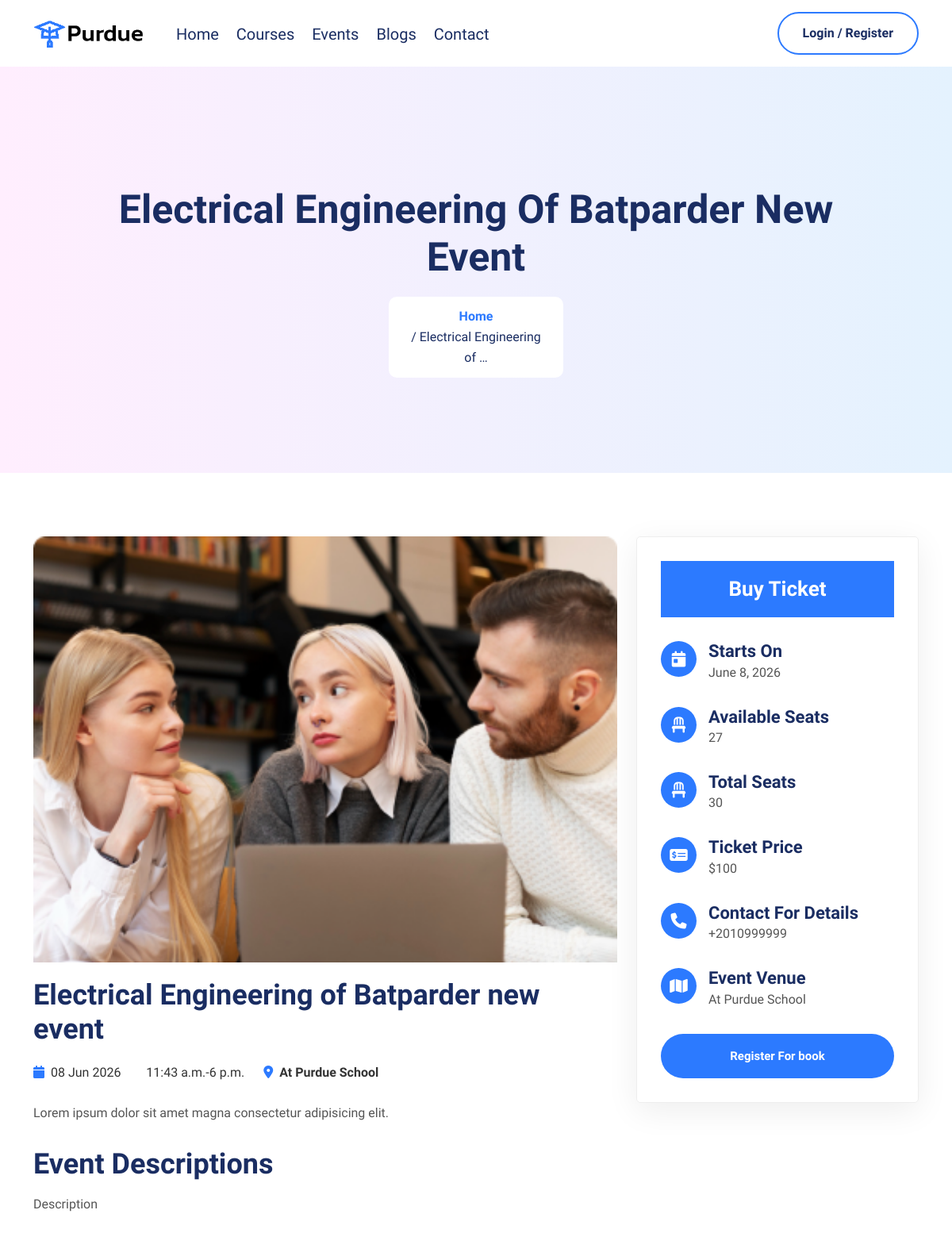
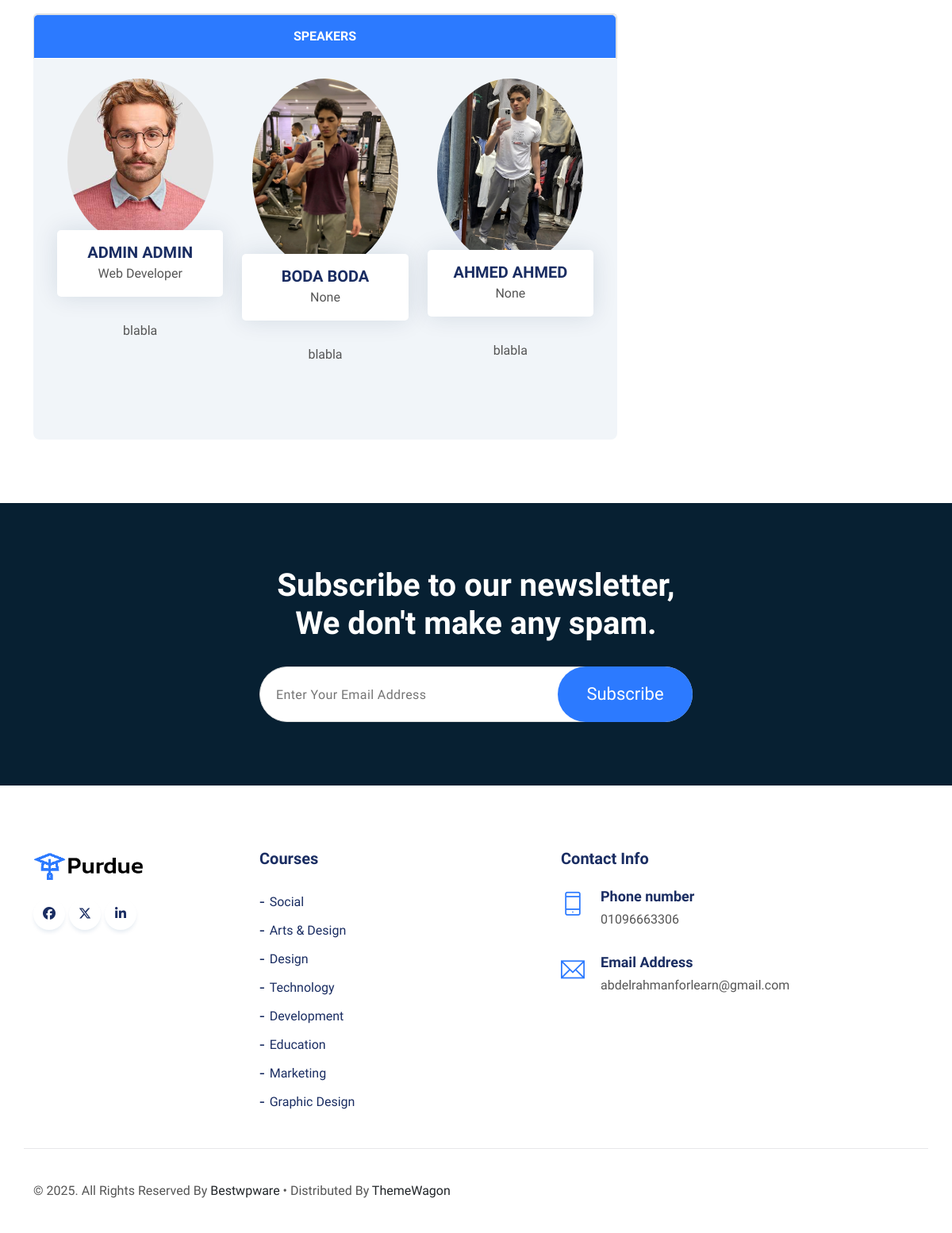
Screenshot of /event/electrical-engineering-of-batparder-new-event/ with the database file from the repository (2 pictures, top to bottom).
### core/models.py (models this page shows, shortened)
class Event(models.Model):
    speakers = models.ManyToManyField(
        settings.AUTH_USER_MODEL, related_name="speakers_event"
    )
    name = models.CharField(max_length=100, db_index=True)
    img = models.ImageField(upload_to="Course_Image/")
    price = models.PositiveIntegerField(default=1)
    audience = models.ManyToManyField(
        settings.AUTH_USER_MODEL, related_name="audience", blank=True
    )
    starts_on = models.DateField(auto_now_add=False)
    starts_at = models.TimeField(auto_now_add=False)
    ends_at = models.TimeField(auto_now_add=False)
    max_seats = models.PositiveIntegerField(default=1)
    location = models.CharField(max_length=150)
    phone = models.CharField(max_length=11)
    overview = models.TextField()
    description = models.TextField()
    slug = models.SlugField(max_length=100, null=True, blank=True, db_index=True)

class Category(models.Model):
    name = models.CharField(max_length=150)
    img = models.ImageField(upload_to="Category_Image/", null=True, blank=True)
    slug = models.CharField(max_length=150, null=True, blank=True)

### accounts/models.py (models this page shows, shortened)
class User(AbstractBaseUser, PermissionsMixin):
    first_name = models.CharField(max_length=150, unique=True)
    last_name = models.CharField(max_length=150, unique=True)
    username = models.CharField(max_length=150, null=True, blank=True)
    email = models.EmailField(max_length=254, unique=True)
    img = models.ImageField(default="Instructor_Image", null=True, blank=True)
    job_title = models.CharField(max_length=150, null=True, blank=True)
    description = models.TextField()
    website = models.URLField(max_length=200, null=True, blank=True)
    facebook = models.URLField(max_length=200, null=True, blank=True)
    twitter = models.URLField(max_length=200, null=True, blank=True)
    linkedin = models.URLField(max_length=200, null=True, blank=True)
    youtube = models.URLField(max_length=200, null=True, blank=True)
    is_mentor = models.CharField(default="No", null=True, blank=True, choices=IS_MENTOR)
    slug = models.CharField(max_length=300, null=True, blank=True)
    is_active = models.BooleanField(default=True)
    is_staff = models.BooleanField(default=False)
    is_admin = models.BooleanField(default=False)
    is_superuser = models.BooleanField(default=False)
    date_joined = models.DateTimeField(auto_now_add=True)
    last_login = models.DateTimeField(auto_now=True)
    USERNAME_FIELD = "email"
    REQUIRED_FIELDS = ["first_name", "last_name", "username"]
    objects = UserManager()
    def get_fullname(self):
        return f"{self.first_name} {self.last_name}"

### core/views.py (the view)
# urls.py: path("event/<str:slug>/", views.event, name="event"),
def event(request, slug):
    event = get_object_or_404(
        Event.objects.prefetch_related("audience", "speakers"), slug=slug
    )
    return render(request, "core/event.html", {"event": event})

### core/context_processors.py (called while the page is built)
def share_func(request):
    if "superuser" in request.path:
        return {}
    else:
        if request.user.is_authenticated:
            check_newsletter = NewsLetter.objects.filter(useremail=request.user.email)
            if not check_newsletter.exists():
                show_newsletter = True
            else:
                show_newsletter = False
        else:
            show_newsletter = True
        categories = Category.objects.filter(Q(img__icontains=".")).prefetch_related(
            "categories", "tags"
        )[:8]
        return {"categories": categories, "show_newsletter": show_newsletter}

### core/templatetags/math_filter.py (called while the page is built)
@register.filter
def minus(value, arg):
    return value - arg

### templates/core/event.html (shortened to what this page needs)
{% extends 'base.html' %}
{% load math_filter %}
{% block body %}
	<div class="top_header_banner">
		<section class="section-top">
			<div class="container">
				<div class="col-lg-10 offset-lg-1 text-center">
					<div class="section-top-title wow fadeInRight" data-wow-duration="1s" data-wow-delay="0.3s" data-wow-offset="0">
						<h1>{{event.name}}</h1>
						<ul>
							<li><a href="{% url 'index' %}">Home</a></li>
							<li> / {{event.name|truncatewords:3}}</li>
						</ul>
					</div>
				</div>
			</div>
		</section>
		</div>
		<section class="our_event section-padding">
			<div class="container">
				<div class="row">
					<div class="col-md-8 col-sm-8 col-xs-12">
						<div class="single_event_single">
							<img alt="" class="img-responsive" src="{{event.img.url}}"/>
							<div class="single_event_text_single">
								 <h4>{{event.name}}</h4>
								 <span><i class="fa fa-calendar"></i>{{event.starts_on|date:'d M o'}}</span>
								 <span>{{event.starts_at}}-{{event.ends_at}}</span>
								 <span><i class="fa fa-location-dot"></i><strong>{{event.location}}</strong></span>
								<p>{{event.overview}}</p>
							</div>
							<div class="single_event_text_single_description">
								<h3>Event Descriptions</h3>
								<p>{{event.description}} </p>
							 </div>
						</div>
                        <div class="course-details-content section-bg">
                            <ul class="nav nav-tabs" role="tablist">
                                <li class="nav-item">
                                    <a href="#speakers" class="nav-link active" data-bs-toggle="tab">speakers</a>
                                </li>
                            </ul>
                            <div class="tab-content" id="myTabContent">
                                <div class="tab-pane show fade active" id="speakers">
                                    <div class="overview text-center">
										<div class="row">
											{% for speaker in event.speakers.all %}
											<div class="col-4 mb-5">
												<div class="instructor-item">
													<div class="instructor-thumb">
														<a href="{% url 'profile' speaker.slug %}"><img src="{{speaker.img.url}}" alt="instructor"></a>
													</div>
													<div class="instructor-content">
														<h6 class="title"><a href="{% url 'profile' speaker.slug %}">{{speaker.get_fullname}}</a></h6>
														<span class="details">{{speaker.job_title}}</span>
													</div>
												</div>
												<p>{{speaker.description}}</p>
											</div>
											{% endfor %}
										</div>
                                    </div>
                                </div>
                            </div>
                        </div>
					</div>
					<div class="col-md-4 col-sm-4 col-xs-12">
						<div class="event_info">
							<h3>Buy Ticket</h3>
							<ul>
								<li>
									<i class="fa fa-calendar-day"></i>
									<h4>Starts On</h4>
									<p>{{event.starts_on}}</p>
								</li>
								<li>
									<i class="fa fa-chair"></i>
									<h4>Available Seats</h4>
									<p>{{event.max_seats|minus:event.audience.all.count}}</p>
								</li>
								<li>
									<i class="fa fa-chair"></i>
									<h4>Total Seats</h4>
									<p>{{event.max_seats}}</p>
								</li>
								<li>
									<i class="fa fa-money-check-dollar"></i>
									<h4>Ticket price</h4>
									<p>${{event.price}}</p>
								</li>
								<li>
									<i class="fa fa-phone"></i>
									<h4>Contact for details</h4>
									<p>{{event.phone}}</p>
								</li>
								<li>
									<i class="fa fa-map"></i>
									<h4>Event Venue</h4>
									<p>{{event.location}}</p>
								</li>
							</ul>
							<div class="event_info_register">
								<a class="btn_one" href="course.html">Register For book</a>
							</div>
						</div>
					</div>
				</div>
			</div>
		</section>
{% endblock %}

### templates/parts/footer.html
{% load static %}
<div class="footer section-padding">
    <div class="container">
        <div class="row">
            <div class="col-lg-3 col-sm-6 col-xs-12">
                <div class="single_footer">
                    <a href="index.html"><img src="{% static 'assets/images/all-img/logo.png' %}" alt=""></a>
                </div>
                <div class="foot_social">
                    <ul>
                        <li><a href="#" class="top_f_facebook"><i class="fa-brands fa-facebook"></i></a></li>
                        <li><a href="#" class="top_f_twitter"><i class="fa-brands fa-x-twitter"></i></a></li>
                        <li><a href="#" class="top_f_linkedin"><i class="fa-brands fa-linkedin-in"></i></a></li>
                    </ul>
                </div>
            </div>
            <div class="col-lg-4 col-sm-6 col-xs-12">
                <div class="single_footer">
                    <h4>Courses</h4>
                    <ul>
                    {% for cat in categories %}
                        <li><a href="{% url 'category_slug' cat.slug %}">{{cat.name}}</a></li>
                    {% endfor %}
                    </ul>
                </div>
            </div>
            <div class="col-lg-5 col-sm-6 col-xs-12">
                <div class="single_footer">
                    <h4>Contact Info</h4>
                    <div class="sf_contact">
                        <span class="ti-mobile"></span>
                        <h3>Phone number</h3>
                        <p>01096663306</p>
                    </div>
                    <div class="sf_contact">
                        <span class="ti-email"></span>
                        <h3>Email Address</h3>
                        <p>abdelrahmanforlearn@gmail.com</p>
                    </div>
                </div>
            </div>
        </div>
        <div class="row fc">
            <div class="col-lg-6 col-sm-6 col-xs-12">
                <div class="footer_copyright">
                    <p>&copy; 2025. All Rights Reserved by <a href="https://bestwpware.com/" class="text-dark" target="_blank">bestwpware</a> • Distributed by <a href="https://themewagon.com" class="text-dark" target="_blank">ThemeWagon</a> </p>
                </div>
            </div>
        </div>
    </div>
</div>

### rows the page displays
Event: name "Electrical Engineering Of Batparder New Event", name "Electrical Engineering of …", img (picture), name "Electrical Engineering of Batparder new event", starts_on "08 Jun 2026", starts_at "11:43 a.m.", ends_at "6 p.m.", location "At Purdue School", overview "Lorem ipsum dolor sit amet magna consectetur adipisicing elit.", description "Description", starts_on "June 8, 2026", max_seats|minus "27", max_seats "30", price "100", phone "+2010999999"
User: img (picture), get_fullname "ADMIN ADMIN", job_title "Web Developer", description "blabla"
User: img (picture), get_fullname "BODA BODA", job_title "None", description "blabla"
User: img (picture), get_fullname "AHMED AHMED", job_title "None", description "blabla"
Category: name "Social"
Category: name "Arts & Design"
Category: name "Design"
Category: name "Technology"
Category: name "Development"
Category: name "Education"
Category: name "Marketing"
Category: name "Graphic Design"
